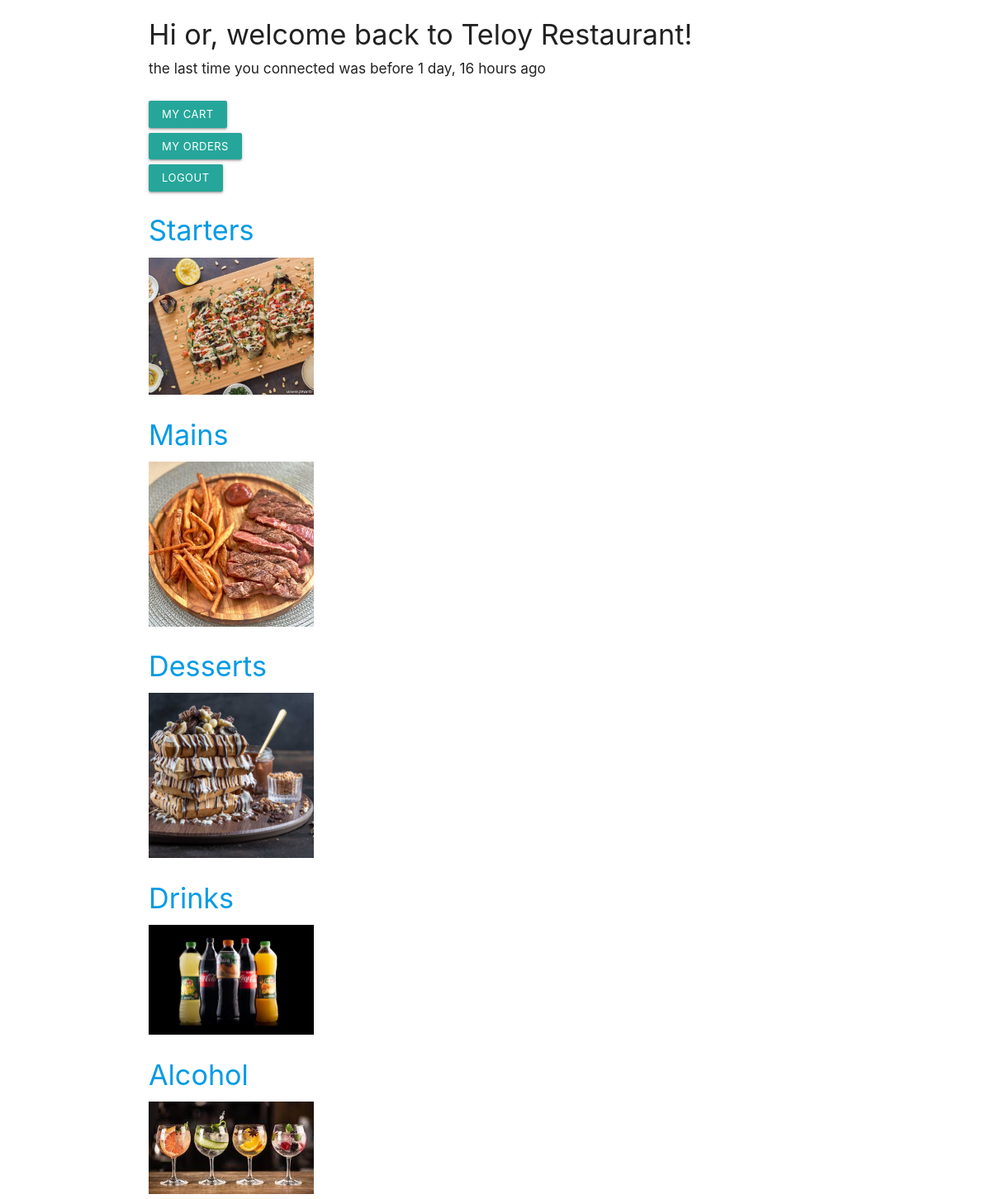
The app's page /menu/ (signed in) with its own data.
### food_ordering_guest/models.py (models this page shows)
class Category(models.Model):
  name = models.CharField(max_length=30)
  image = models.ImageField(upload_to='media/')

### food_ordering_guest/views.py (the view)
# urls.py: path('menu/',views.menu,name="menu"),
@login_required(login_url='login')
def menu(request):
  category_list = Category.objects.all()
  return render(request, 'menu.html', {'category_list': category_list})

### food_ordering_guest/templates/menu.html
{% extends 'layout.html' %}
{% load static %}
{% block content %}
  <h4>Hi {{request.user.username}}, welcome back to Teloy Restaurant! </h4>
  <h6>the last time you connected was before {{request.user.last_login | timesince}} ago </h6>
  <br>
  <form action="/menu/cart">
    <button style="margin-bottom: 6px;" class="waves-effect waves-light btn-small" type="submit">My Cart</button>
  </form>
  <form action="/orders">
    <button style="margin-bottom: 6px;" class="waves-effect waves-light btn-small" type="submit">My Orders</button>
  </form>
  <form action="/logout">
    <button style="margin-bottom: 6px;" class="waves-effect waves-light btn-small" type="submit">Logout</button>
  {% for category in category_list %}
    <a href="{% url 'show-dishes' id=category.id  %}">
      <h4>{{ category.name|title }}</h4>
      <img src="{% static category.image %}" style="max-width:200px;">
    </a>
  {% endfor %}
{% endblock %}

### records on screen
Category: name "Starters", image (picture)
Category: name "Mains", image (picture)
Category: name "Desserts", image (picture)
Category: name "Drinks", image (picture)
Category: name "Alcohol", image (picture)

### other values on screen
{{ request.user.username }} "or"
{{ request.user.last_login | timesince }} "1 day, 16 hours"
